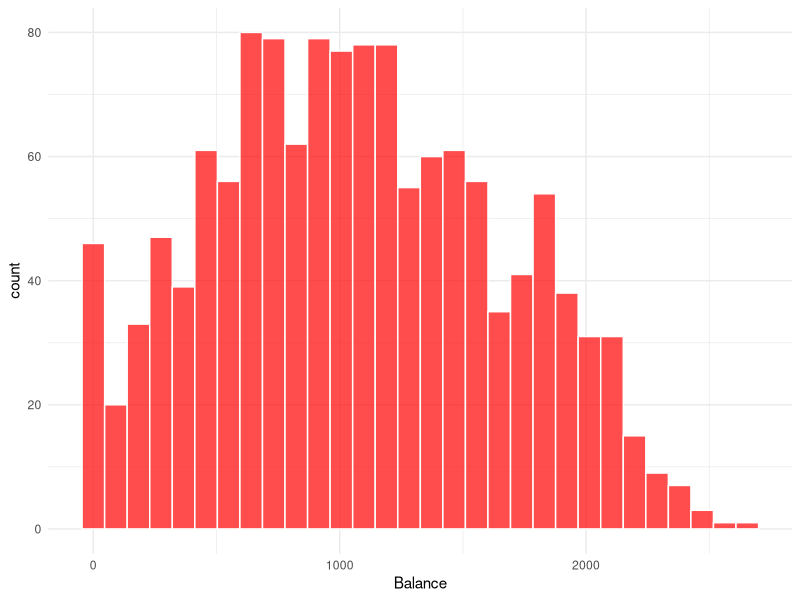
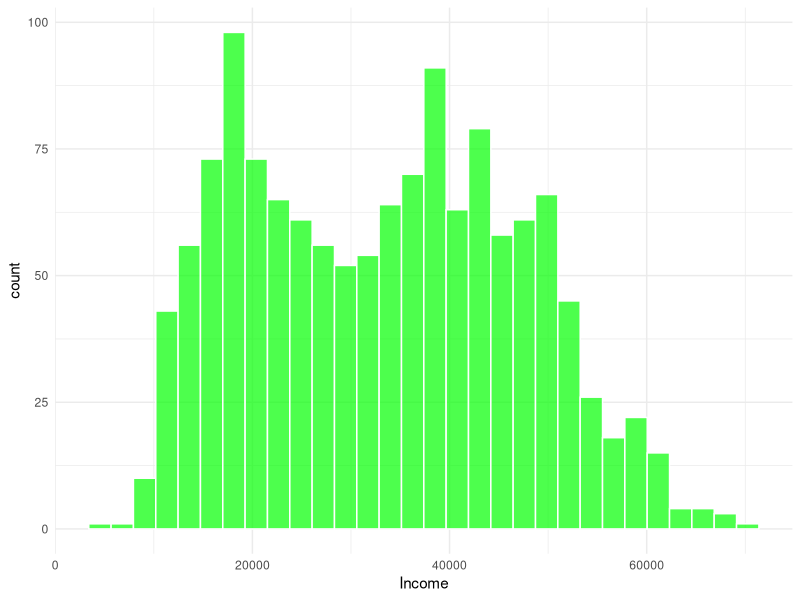
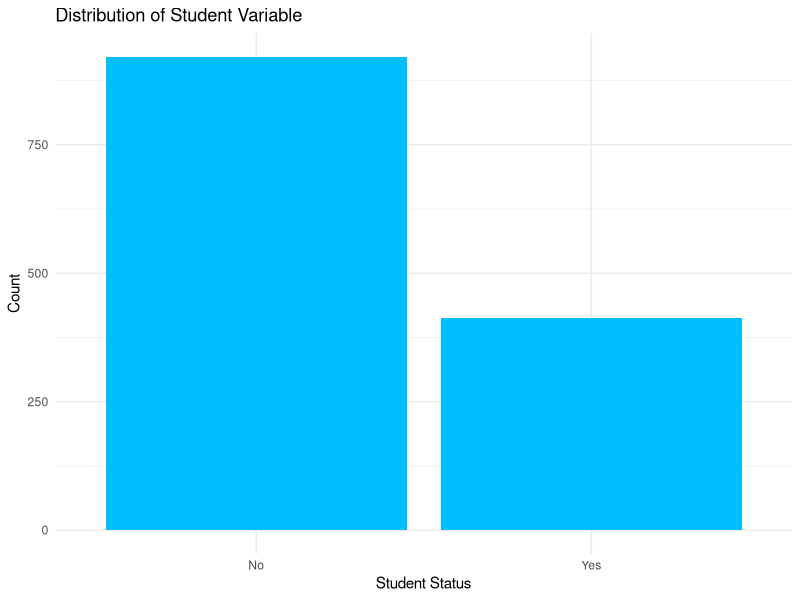
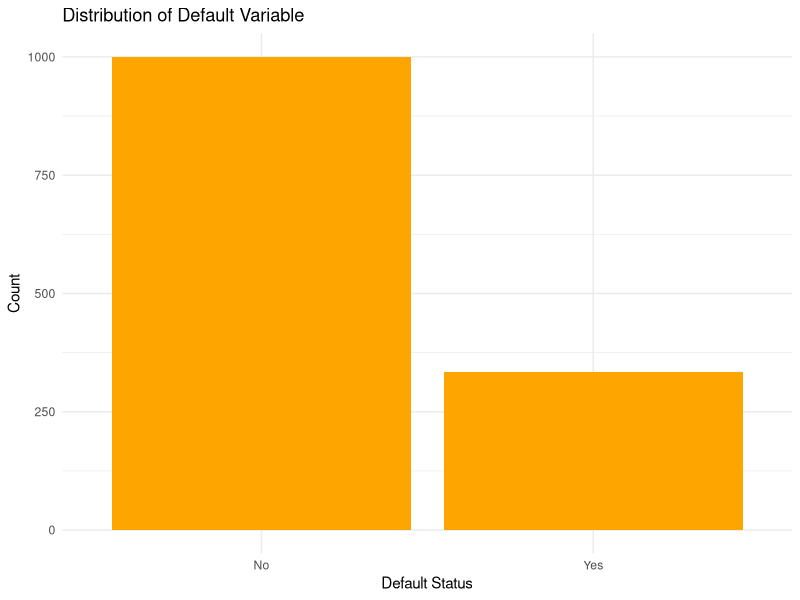
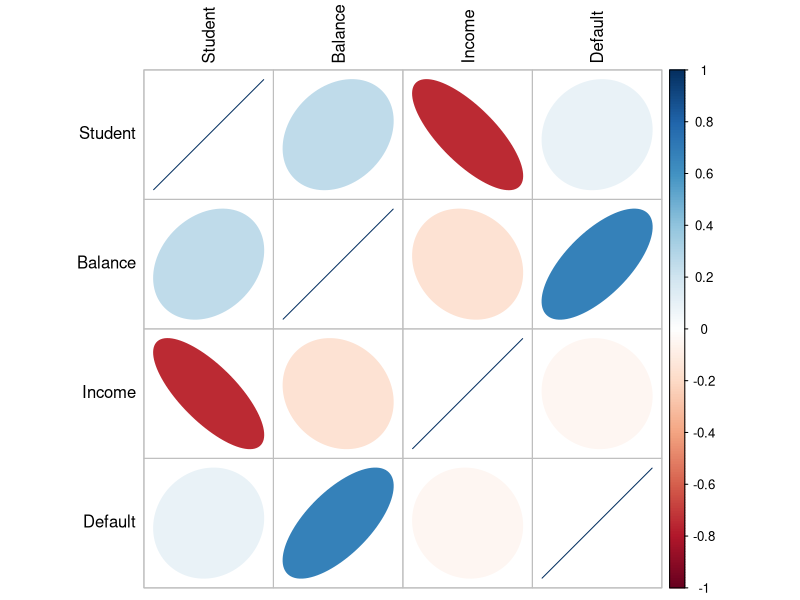
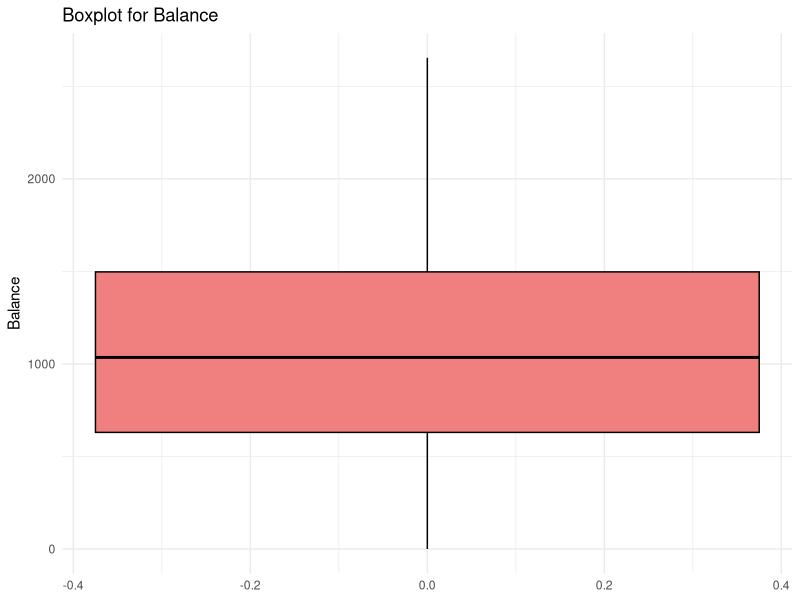
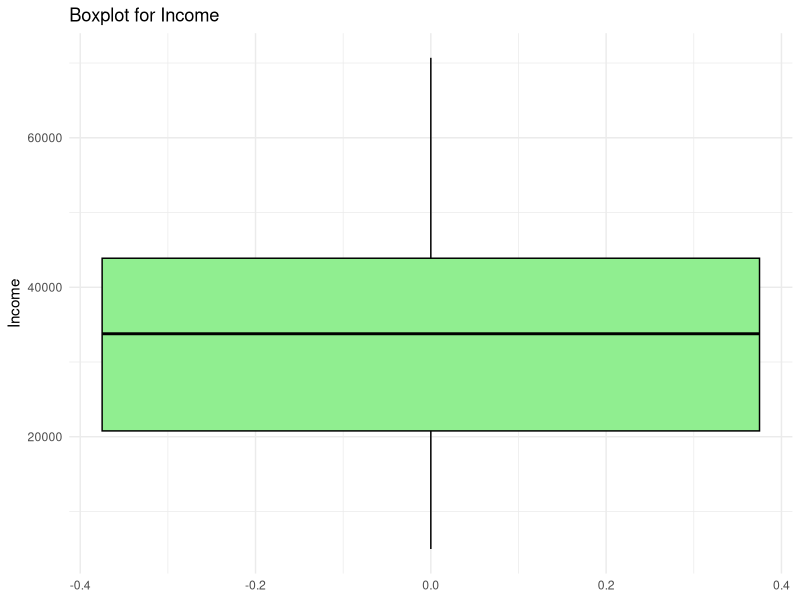
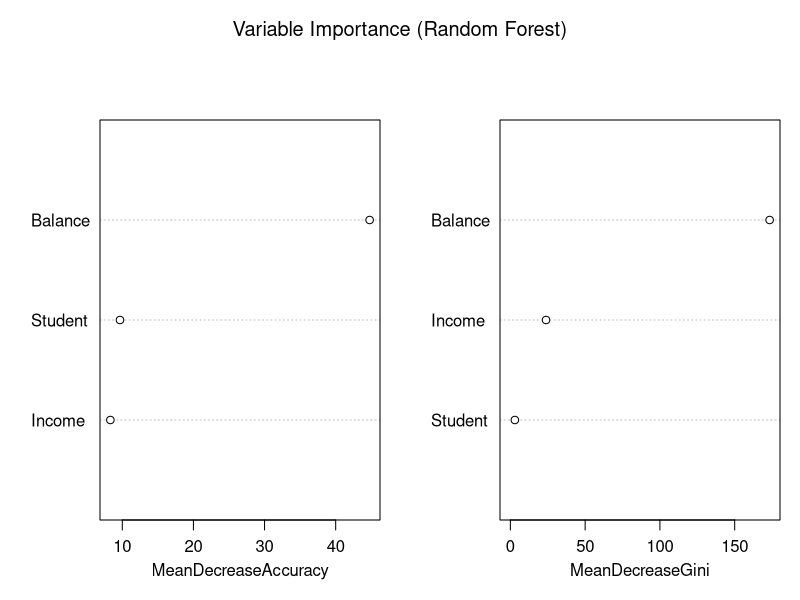

Source code (R) for these figures, in order:
## ---- chunk 1
# Load necessary libraries
suppressPackageStartupMessages(library(tidyverse))
suppressPackageStartupMessages(library(corrplot))

#Load in Data
credit_data <- read.csv("creditDefault.csv")

#Inspect Data
str(credit_data)
summary(credit_data)
colSums(is.na(credit_data)) # check for 'na' values
## ---- chunk 2
# Encode categorical factors to numeric (0 = No, 1 = Yes)
credit_data$Default <- ifelse(credit_data$Default == "Yes", 1, 0)
credit_data$Student <- ifelse(credit_data$Student == "Yes", 1, 0)

# Visualize continuous variable distributions
ggplot(credit_data, aes(x = Balance)) +
  geom_histogram(bins = 30, fill = "red", color = "white", alpha = 0.7) +
  theme_minimal()

ggplot(credit_data, aes(x = Income)) +
  geom_histogram(bins = 30, fill = "green", color = "white", alpha = 0.7) +
  theme_minimal()

# Distribution of the 'Student' variable
ggplot(credit_data, aes(x = factor(Student, labels = c("No", "Yes")))) +
  geom_bar(fill = "deepskyblue") +
  theme_minimal() +
  labs(title = "Distribution of Student Variable", x = "Student Status", y = "Count")

# Distribution of the 'Default' variable
ggplot(credit_data, aes(x = factor(Default, labels = c("No", "Yes")))) +
  geom_bar(fill = "orange") +
  theme_minimal() +
  labs(title = "Distribution of Default Variable", x = "Default Status", y = "Count")

# Correlation matrix (heatmap)
#convert factor data to numeric for corr plot
credit_data$Student <- as.numeric(credit_data$Student)
credit_data$Default <- as.numeric(credit_data$Default)

corr_matrix <- cor(credit_data)
corrplot(corr_matrix, method = "ellipse", tl.col = "black")

# Convert factor data from numeric back to factor for classification
credit_data$Student <- factor(credit_data$Student, levels = c(0, 1))
credit_data$Default <- factor(credit_data$Default, levels = c(0, 1))


# Outlier Detection with Boxplots

# Boxplot for 'Balance' variable
ggplot(credit_data, aes(y = Balance)) +
  geom_boxplot(fill = "lightcoral", color = "black") +
  theme_minimal() +
  labs(title = "Boxplot for Balance", y = "Balance")

# Boxplot for 'Income' variable
ggplot(credit_data, aes(y = Income)) +
  geom_boxplot(fill = "lightgreen", color = "black") +
  theme_minimal() +
  labs(title = "Boxplot for Income", y = "Income")
## ---- chunk 3
# Split Data
set.seed(123) # for reproducibility
train_indices <- sample(1:nrow(credit_data), 0.8 * nrow(credit_data))
train_data <- credit_data[train_indices, ]
test_data <- credit_data[-train_indices, ]

# Min-Max Scaling (using dplyr for convenience)
train_data_scaled <- train_data %>%
  mutate(
    Balance = (Balance - min(Balance)) / (max(Balance) - min(Balance)),
    Income = (Income - min(Income)) / (max(Income) - min(Income))
  )

test_data_scaled <- test_data %>%
  mutate(
    Balance = (Balance - min(train_data$Balance)) / (max(train_data$Balance) - min(train_data$Balance)),
    Income = (Income - min(train_data$Income)) / (max(train_data$Income) - min(train_data$Income))
  )
## ---- chunk 4
# Load necessary libraries
suppressPackageStartupMessages(library(randomForest))
suppressPackageStartupMessages(library(caret))
suppressPackageStartupMessages(library(pROC))

# Train the Logistic Regression Model
log_model <- glm(Default ~ Balance + Income + Student, data = train_data_scaled, family = binomial())

# Train the Random Forest Model
rf_model <- randomForest(Default ~ Balance + Income + Student, data = train_data_scaled, importance = TRUE)
## ---- chunk 5
# Logistic Regression Predictions (probabilities)
log_pred_prob <- predict(log_model, newdata = test_data_scaled, type = "response")

# Logistic Regression Predictions (binary class)
log_pred_class <- ifelse(log_pred_prob > 0.5, 1, 0)

# Random Forest Predictions (binary class)
rf_pred_class <- predict(rf_model, newdata = test_data_scaled)
## ---- chunk 6
# Confusion Matrix for Logistic Regression
log_cm <- confusionMatrix(factor(log_pred_class), factor(test_data_scaled$Default))
print(log_cm$table)  # Print confusion matrix

# Extract performance metrics for Logistic Regression
log_accuracy <- log_cm$overall['Accuracy']          # Accuracy
log_precision <- log_cm$byClass['Pos Pred Value']   # Precision
log_recall <- log_cm$byClass['Sensitivity']         # Recall
log_f1 <- log_cm$byClass['F1']                      # F1 Score

cat("Logistic Regression Accuracy: ", log_accuracy, "\n")
cat("Logistic Regression Precision: ", log_precision, "\n")
cat("Logistic Regression Recall: ", log_recall, "\n")
cat("Logistic Regression F1 Score: ", log_f1, "\n")

# Confusion Matrix for Random Forest
rf_cm <- confusionMatrix(factor(rf_pred_class), factor(test_data_scaled$Default))
print(rf_cm$table)  # Print confusion matrix

# Extract performance metrics for Random Forest
rf_accuracy <- rf_cm$overall['Accuracy']          # Accuracy
rf_precision <- rf_cm$byClass['Pos Pred Value']   # Precision
rf_recall <- rf_cm$byClass['Sensitivity']         # Recall
rf_f1 <- rf_cm$byClass['F1']                      # F1 Score

cat("Random Forest Accuracy: ", rf_accuracy, "\n")
cat("Random Forest Precision: ", rf_precision, "\n")
cat("Random Forest Recall: ", rf_recall, "\n")
cat("Random Forest F1 Score: ", rf_f1, "\n")
## ---- chunk 7
# Plot the variable importance for Random Forest
varImpPlot(rf_model, main = "Variable Importance (Random Forest)")
